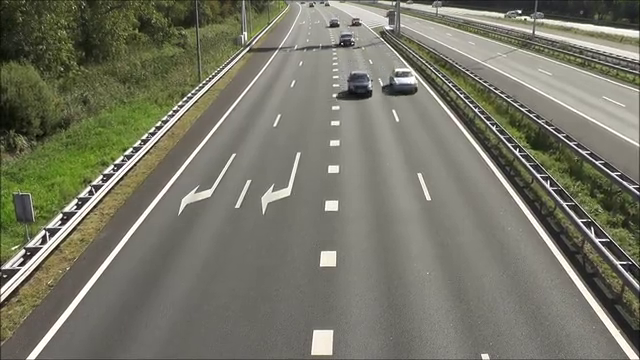
#> input picture frame 33 of traffic_-_27260 (360p).mp4, 640 x 360 px
$ jupyter execute sparse_optical_flow.ipynb
#> lines starting #> are read from the running program, lines starting #| are printed output that depends on the picture
[cell 1]
import cv2
import numpy as np
from matplotlib import pyplot as plt
from scipy.ndimage.filters import convolve as filter2

# Sparse Optical Flow

[cell 2]
#compute magnitude in each 8 pixels. return magnitude average
def get_magnitude(u, v):
    scale = 3
    sum = 0.0
    counter = 0.0

    for i in range(0, u.shape[0], 8):
        for j in range(0, u.shape[1],8):
            counter += 1
            dy = v[i,j] * scale
            dx = u[i,j] * scale
            magnitude = (dx**2 + dy**2)**0.5
            sum += magnitude

    mag_avg = sum / counter

    return mag_avg

[cell 3]
def draw_quiver(u,v,first_frame):
    scale = 3
    ax = plt.figure(figsize=(20, 20)).gca()
    ax.imshow(first_frame, cmap = 'gray')

    mag_avg = get_magnitude(u, v)

    for i in range(0, u.shape[0], 8):
        for j in range(0, u.shape[1],8):
            dy = v[i,j] * scale
            dx = u[i,j] * scale
            magnitude = (dx**2 + dy**2)**0.5
            #draw only significant changes
            if magnitude > mag_avg:
                ax.arrow(j,i, dx, dy, color = 'red')

    plt.draw()
    plt.show()

[cell 4]
#compute derivatives of the image intensity values along the x, y, time
def get_derivatives(first_frame, second_frame):
    #derivative masks
    x_kernel = np.array([[-1, 1], [-1, 1]]) * 0.25
    y_kernel = np.array([[-1, -1], [1, 1]]) * 0.25
    t_kernel = np.ones((2, 2)) * 0.25

    fx = filter2(first_frame,x_kernel) + filter2(second_frame,x_kernel)
    fy = filter2(first_frame, y_kernel) + filter2(second_frame, y_kernel)
    ft = filter2(first_frame, -t_kernel) + filter2(second_frame, t_kernel)

    return [fx,fy, ft]

[cell 5]
#input: first_frame,seconf_frame, smoothing parameter, tolerance
#output: images variations (flow vectors u, v)
#calculates u,v vectors and draw quiver
def compute_horn_schunck (frame1, frame2, alpha, delta):

    #removing noise
    first_frame  = cv2.GaussianBlur(frame1, (5, 5), 0)
    second_frame = cv2.GaussianBlur(frame2, (5, 5), 0)

    # set up initial values
    u = np.zeros((first_frame.shape[0], first_frame.shape[1]))
    v = np.zeros((first_frame.shape[0], first_frame.shape[1]))

    fx, fy, ft = get_derivatives(first_frame, second_frame)
    # laplacian mask
    avg_kernel = np.array([[1 / 12, 1 / 6, 1 / 12],
                            [1 / 6, 0, 1 / 6],
                            [1 / 12, 1 / 6, 1 / 12]], float)
    iter_counter = 0
    while True:
        iter_counter += 1
        u_avg = filter2(u, avg_kernel)
        v_avg = filter2(v, avg_kernel)
        p = fx * u_avg + fy * v_avg + ft
        d = 4 * alpha**2 + fx**2 + fy**2
        prev = u

        u = u_avg - fx * (p / d)
        v = v_avg - fy * (p / d)

        diff = np.linalg.norm(u - prev, 2)
        #converges check (at most 300 iterations)
        if  diff < delta or iter_counter > 300:
            break

    print(iter_counter)
    draw_quiver(u, v, first_frame)
    return [u, v]

[cell 6]
cap = cv2.VideoCapture('./traffic_-_27260 (360p).mp4')

# Read the first frame
ret, frame1 = cap.read()
#> frame1 is the input picture: shape (360, 640, 3); mean B, G, R 103.6, 118.4, 118.5
ret,frame2=cap.read()
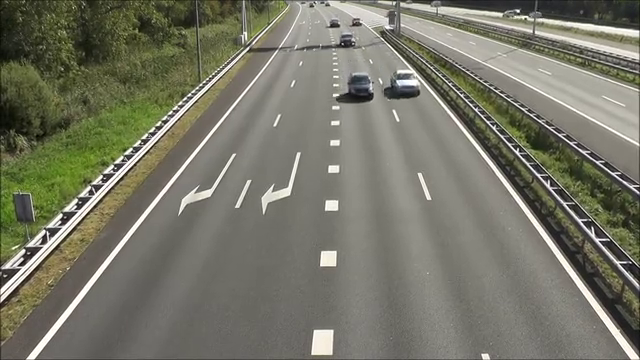
#> input picture frame 34 of traffic_-_27260 (360p).mp4, 640 x 360 px
#> frame2 is the input picture: shape (360, 640, 3); mean B, G, R 103.7, 118.4, 118.6


first_frame = cv2.cvtColor(frame1, cv2.COLOR_BGR2GRAY).astype(float)
second_frame = cv2.cvtColor(frame2, cv2.COLOR_BGR2GRAY).astype(float)
print(first_frame.shape)
#| (360, 640)
u,v = compute_horn_schunck(first_frame, second_frame, alpha = 15, delta = 10**-1)
#> in compute_horn_schunck, `first_frame  = cv2.GaussianBlur(frame1, (5, 5), 0)`:
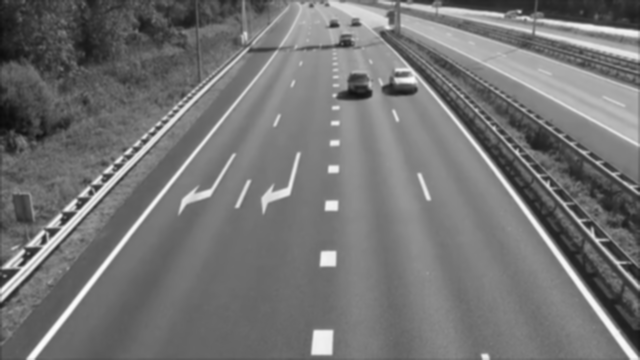
#> first_frame: shape (360, 640) float64; min 11.91, max 253.1, mean 116.9
#> in get_derivatives, `fx = filter2(first_frame,x_kernel) + filter2(second_frame,x_kernel)`:
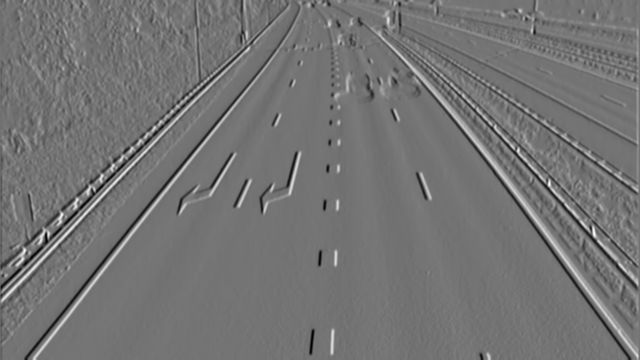
#> fx: shape (360, 640) float64; min -51.08, max 60.9, mean 0; drawn with min black and max white
#> in get_derivatives, `fy = filter2(first_frame, y_kernel) + filter2(second_frame, y_kernel)`:
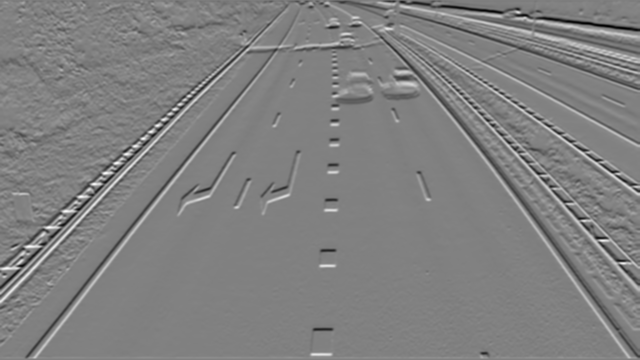
#> fy: shape (360, 640) float64; min -63.85, max 62.63, mean -0.1; drawn with min black and max white
#> in get_derivatives, `ft = filter2(first_frame, -t_kernel) + filter2(second_frame, t_kernel)`:
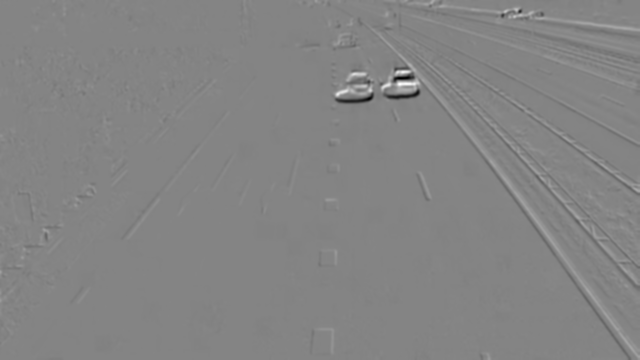
#> ft: shape (360, 640) float64; min -105.8, max 98.38, mean 0.1; drawn with min black and max white
#> the loop in compute_horn_schunck, `while True:` made 184 passes
#> diff on passes 1 to 3: 6.19, 4.07, 3.03
#> pass 1, in compute_horn_schunck, `d = 4 * alpha**2 + fx**2 + fy**2`:
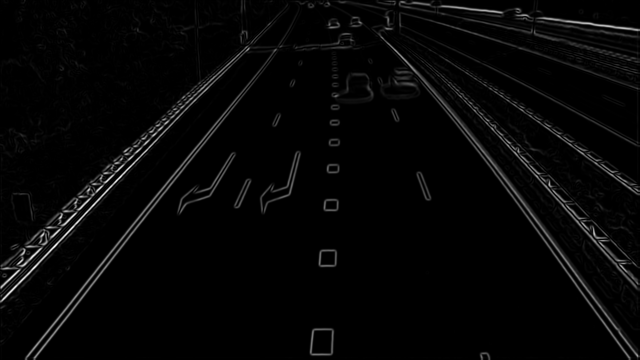
#> d: shape (360, 640) float64; min 900, max 6262.5, mean 1038.4; drawn with min black and max white
#> pass 1, in compute_horn_schunck, `v = v_avg - fy * (p / d)`:
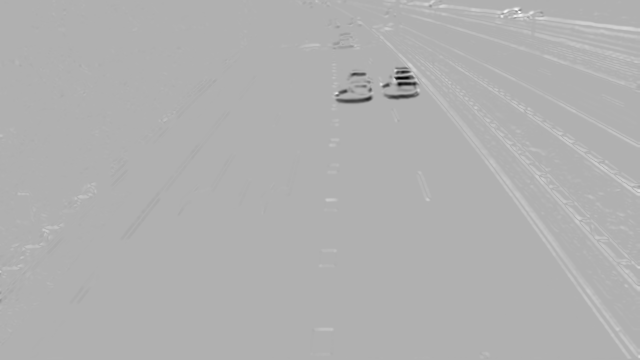
#> v: shape (360, 640) float64; min -1.75, max 0.777, mean 0.00538; drawn with min black and max white
#> after the loop in compute_horn_schunck, `while True:`:
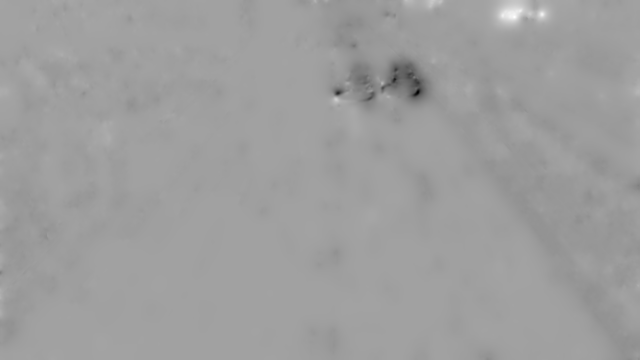
#> u: shape (360, 640) float64; min -3.75, max 2.15, mean -0.082; drawn with min black and max white
#> after the loop in compute_horn_schunck, `while True:`:
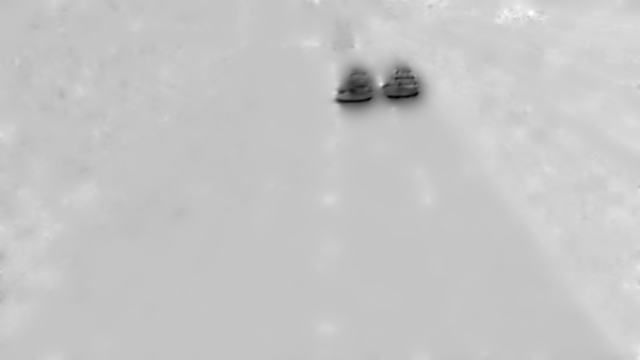
#> v: shape (360, 640) float64; min -4.14, max 1.23, mean 0.0431; drawn with min black and max white
#> after the loop in compute_horn_schunck, `while True:`: iter_counter = 184
#| 184
#> after the loop in get_magnitude, `for i in range(0, u.shape[0], 8):`: counter = 3600; sum = 1772.4
#> in get_magnitude, `mag_avg = sum / counter`: mag_avg = 0.492
#> in draw_quiver, `plt.show()`:
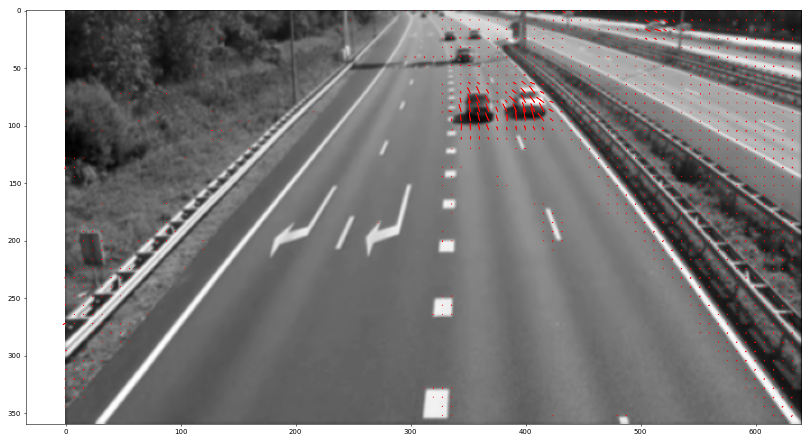
#> figure drawn by matplotlib, 1 panel

$ run again, starting later in the video
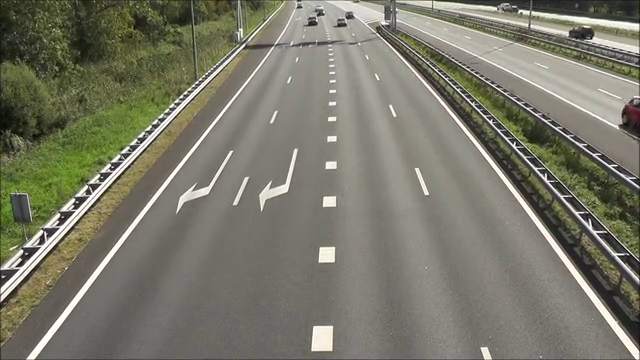
#> input picture frame 150 of traffic_-_27260 (360p).mp4, 640 x 360 px
#> frame1 is the input picture: shape (360, 640, 3); mean B, G, R 106.1, 120.8, 121.3
#| (360, 640)
#> the loop in compute_horn_schunck, `while True:` made 217 passes
#> diff on passes 1 to 3: 11.61, 8.82, 7.24
#> after the loop in compute_horn_schunck, `while True:`:
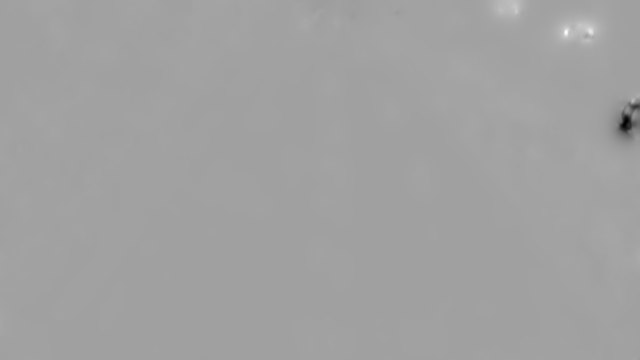
#> u: shape (360, 640) float64; min -12.18, max 7.16, mean 0.0655; drawn with min black and max white
#> after the loop in compute_horn_schunck, `while True:`: iter_counter = 217
#| 217
#> after the loop in get_magnitude, `for i in range(0, u.shape[0], 8):`: counter = 3600; sum = 1467.8
#> in get_magnitude, `mag_avg = sum / counter`: mag_avg = 0.408
#> in draw_quiver, `plt.show()`:
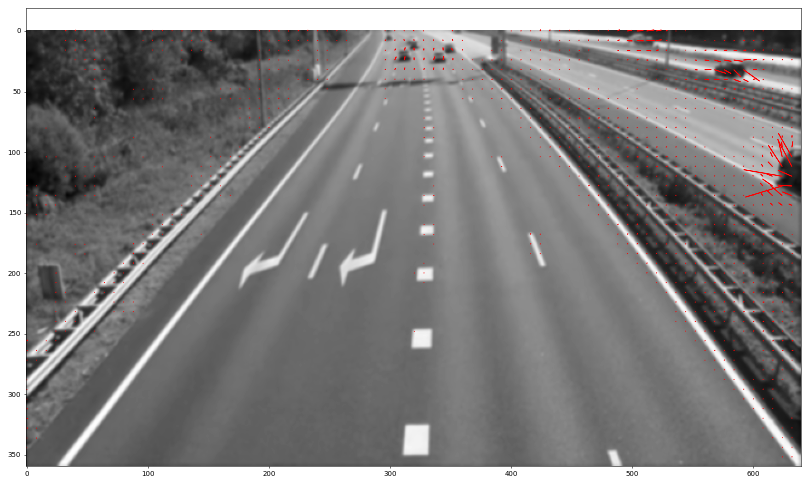
#> figure drawn by matplotlib, 1 panel

$ run again, starting later in the video
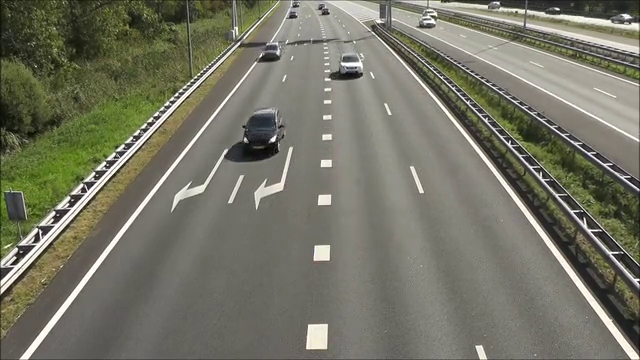
#> input picture frame 268 of traffic_-_27260 (360p).mp4, 640 x 360 px
#> frame1 is the input picture: shape (360, 640, 3); mean B, G, R 101.9, 116.6, 117
#| (360, 640)
#> the loop in compute_horn_schunck, `while True:` made 9 passes
#> diff on passes 1 to 8: 0.564, 0.329, 0.229, 0.177, 0.147, 0.127, 0.113, 0.102
#> after the loop in compute_horn_schunck, `while True:`: iter_counter = 9
#| 9
#> after the loop in get_magnitude, `for i in range(0, u.shape[0], 8):`: counter = 3600; sum = 36.22
#> in get_magnitude, `mag_avg = sum / counter`: mag_avg = 0.0101
#> in draw_quiver, `plt.show()`:
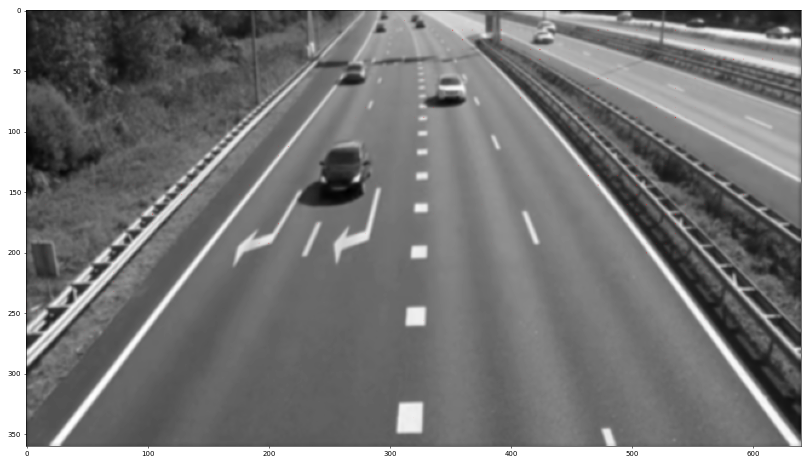
#> figure drawn by matplotlib, 1 panel
